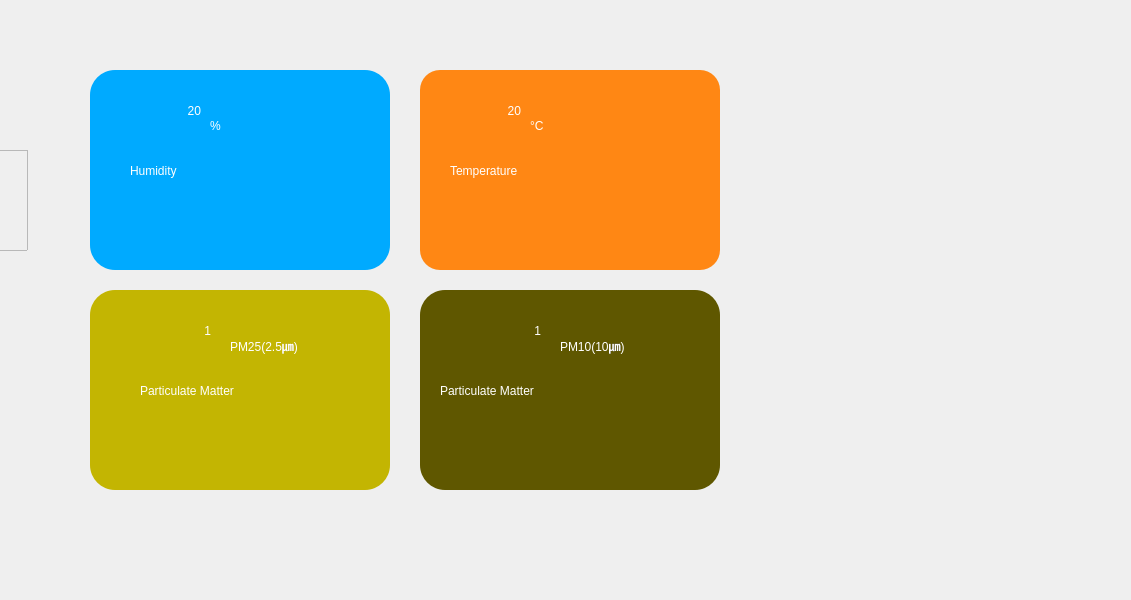
  <widget class="QFrame" name="frame_we">
   <property name="geometry">
    <rect>
     <x>150</x>
     <y>60</y>
     <width>1131</width>
     <height>600</height>
    </rect>
   </property>
   <property name="styleSheet">
    <string notr="true"/>
   </property>
   <property name="frameShape">
    <enum>QFrame::NoFrame</enum>
   </property>
   <property name="frameShadow">
    <enum>QFrame::Raised</enum>
   </property>
   <widget class="QFrame" name="frame_13">
    <property name="geometry">
     <rect>
      <x>-13</x>
      <y>150</y>
      <width>41</width>
      <height>101</height>
     </rect>
    </property>
    <property name="styleSheet">
     <string notr="true">image: url(:/icon/icon/body1.png);</string>
    </property>
    <property name="frameShape">
     <enum>QFrame::StyledPanel</enum>
    </property>
    <property name="frameShadow">
     <enum>QFrame::Raised</enum>
    </property>
   </widget>
   <widget class="QFrame" name="frame_29">
    <property name="geometry">
     <rect>
      <x>420</x>
      <y>70</y>
      <width>300</width>
      <height>200</height>
     </rect>
    </property>
    <property name="styleSheet">
     <string notr="true">background-color: rgb(255, 135, 20);
    border-radius: 20;</string>
    </property>
    <property name="frameShape">
     <enum>QFrame::StyledPanel</enum>
    </property>
    <property name="frameShadow">
     <enum>QFrame::Raised</enum>
    </property>
    <widget class="QLabel" name="lcdNumber_api_temperature">
     <property name="geometry">
      <rect>
       <x>0</x>
       <y>10</y>
       <width>101</width>
       <height>61</height>
      </rect>
     </property>
     <property name="styleSheet">
      <string notr="true">color: rgb(255, 255, 255);
font: 63 50pt &quot;Yu Gothic UI Semibold&quot;;</string>
     </property>
     <property name="text">
      <string>20</string>
     </property>
     <property name="alignment">
      <set>Qt::AlignRight|Qt::AlignTrailing|Qt::AlignVCenter</set>
     </property>
    </widget>
    <widget class="QLabel" name="label_78">
     <property name="geometry">
      <rect>
       <x>30</x>
       <y>90</y>
       <width>171</width>
       <height>21</height>
      </rect>
     </property>
     <property name="styleSheet">
      <string notr="true">color: rgb(255, 255, 255);
font: 75 12pt &quot;Century Gothic&quot;;</string>
     </property>
     <property name="text">
      <string>Temperature</string>
     </property>
    </widget>
    <widget class="QLabel" name="label_79">
     <property name="geometry">
      <rect>
       <x>110</x>
       <y>40</y>
       <width>41</width>
       <height>31</height>
      </rect>
     </property>
     <property name="styleSheet">
      <string notr="true">color: rgb(255, 255, 255);
font: 63 16pt &quot;Yu Gothic UI Semibold&quot;;</string>
     </property>
     <property name="text">
      <string>°C</string>
     </property>
    </widget>
   </widget>
   <widget class="QFrame" name="frame_24">
    <property name="geometry">
     <rect>
      <x>90</x>
      <y>70</y>
      <width>300</width>
      <height>200</height>
     </rect>
    </property>
    <property name="styleSheet">
     <string notr="true">
background-color: rgb(0, 170, 255);
    border-radius: 25;</string>
    </property>
    <property name="frameShape">
     <enum>QFrame::StyledPanel</enum>
    </property>
    <property name="frameShadow">
     <enum>QFrame::Raised</enum>
    </property>
    <widget class="QLabel" name="lcdNumber_api_humidity">
     <property name="geometry">
      <rect>
       <x>10</x>
       <y>10</y>
       <width>101</width>
       <height>61</height>
      </rect>
     </property>
     <property name="styleSheet">
      <string notr="true">color: rgb(255, 255, 255);
font: 63 50pt &quot;Yu Gothic UI Semibold&quot;;</string>
     </property>
     <property name="text">
      <string>20</string>
     </property>
     <property name="alignment">
      <set>Qt::AlignRight|Qt::AlignTrailing|Qt::AlignVCenter</set>
     </property>
    </widget>
    <widget class="QLabel" name="label_80">
     <property name="geometry">
      <rect>
       <x>40</x>
       <y>90</y>
       <width>141</width>
       <height>21</height>
      </rect>
     </property>
     <property name="styleSheet">
      <string notr="true">color: rgb(255, 255, 255);
font: 75 12pt &quot;Century Gothic&quot;;</string>
     </property>
     <property name="text">
      <string>Humidity</string>
     </property>
    </widget>
    <widget class="QLabel" name="label_81">
     <property name="geometry">
      <rect>
       <x>120</x>
       <y>40</y>
       <width>51</width>
       <height>31</height>
      </rect>
     </property>
     <property name="styleSheet">
      <string notr="true">color: rgb(255, 255, 255);
font: 63 16pt &quot;Yu Gothic UI Semibold&quot;;</string>
     </property>
     <property name="text">
      <string>%</string>
     </property>
    </widget>
   </widget>
   <widget class="QFrame" name="frame_30">
    <property name="geometry">
     <rect>
      <x>90</x>
      <y>290</y>
      <width>300</width>
      <height>200</height>
     </rect>
    </property>
    <property name="styleSheet">
     <string notr="true">    border-radius: 25;
background-color: rgb(195, 181, 2);</string>
    </property>
    <property name="frameShape">
     <enum>QFrame::StyledPanel</enum>
    </property>
    <property name="frameShadow">
     <enum>QFrame::Raised</enum>
    </property>
    <widget class="QLabel" name="lcdNumber_api_pm25">
     <property name="geometry">
      <rect>
       <x>20</x>
       <y>10</y>
       <width>101</width>
       <height>61</height>
      </rect>
     </property>
     <property name="styleSheet">
      <string notr="true">color: rgb(255, 255, 255);
font: 63 50pt &quot;Yu Gothic UI Semibold&quot;;</string>
     </property>
     <property name="text">
      <string>1</string>
     </property>
     <property name="alignment">
      <set>Qt::AlignRight|Qt::AlignTrailing|Qt::AlignVCenter</set>
     </property>
    </widget>
    <widget class="QLabel" name="label_82">
     <property name="geometry">
      <rect>
       <x>50</x>
       <y>90</y>
       <width>151</width>
       <height>21</height>
      </rect>
     </property>
     <property name="styleSheet">
      <string notr="true">color: rgb(255, 255, 255);
font: 75 12pt &quot;Century Gothic&quot;;</string>
     </property>
     <property name="text">
      <string>Particulate Matter</string>
     </property>
    </widget>
    <widget class="QLabel" name="label_83">
     <property name="geometry">
      <rect>
       <x>140</x>
       <y>40</y>
       <width>121</width>
       <height>31</height>
      </rect>
     </property>
     <property name="styleSheet">
      <string notr="true">color: rgb(255, 255, 255);
font: 63 16pt &quot;Yu Gothic UI Semibold&quot;;</string>
     </property>
     <property name="text">
      <string>PM25(2.5㎛)</string>
     </property>
    </widget>
   </widget>
   <widget class="QFrame" name="frame_31">
    <property name="geometry">
     <rect>
      <x>420</x>
      <y>290</y>
      <width>300</width>
      <height>200</height>
     </rect>
    </property>
    <property name="styleSheet">
     <string notr="true">    border-radius: 25;
background-color: rgb(95, 87, 0);</string>
    </property>
    <property name="frameShape">
     <enum>QFrame::StyledPanel</enum>
    </property>
    <property name="frameShadow">
     <enum>QFrame::Raised</enum>
    </property>
    <widget class="QLabel" name="lcdNumber_api_pm10">
     <property name="geometry">
      <rect>
       <x>20</x>
       <y>10</y>
       <width>101</width>
       <height>61</height>
      </rect>
     </property>
     <property name="styleSheet">
      <string notr="true">color: rgb(255, 255, 255);
font: 63 50pt &quot;Yu Gothic UI Semibold&quot;;</string>
     </property>
     <property name="text">
      <string>1</string>
     </property>
     <property name="alignment">
      <set>Qt::AlignRight|Qt::AlignTrailing|Qt::AlignVCenter</set>
     </property>
    </widget>
    <widget class="QLabel" name="label_86">
     <property name="geometry">
      <rect>
       <x>20</x>
       <y>90</y>
       <width>161</width>
       <height>21</height>
      </rect>
     </property>
     <property name="styleSheet">
      <string notr="true">color: rgb(255, 255, 255);
font: 75 12pt &quot;Century Gothic&quot;;</string>
     </property>
     <property name="text">
      <string>Particulate Matter</string>
     </property>
    </widget>
    <widget class="QLabel" name="label_87">
     <property name="geometry">
      <rect>
       <x>140</x>
       <y>40</y>
       <width>121</width>
       <height>31</height>
      </rect>
     </property>
     <property name="styleSheet">
      <string notr="true">color: rgb(255, 255, 255);
font: 63 16pt &quot;Yu Gothic UI Semibold&quot;;</string>
     </property>
     <property name="text">
      <string>PM10(10㎛)</string>
     </property>
    </widget>
   </widget>
  </widget>
